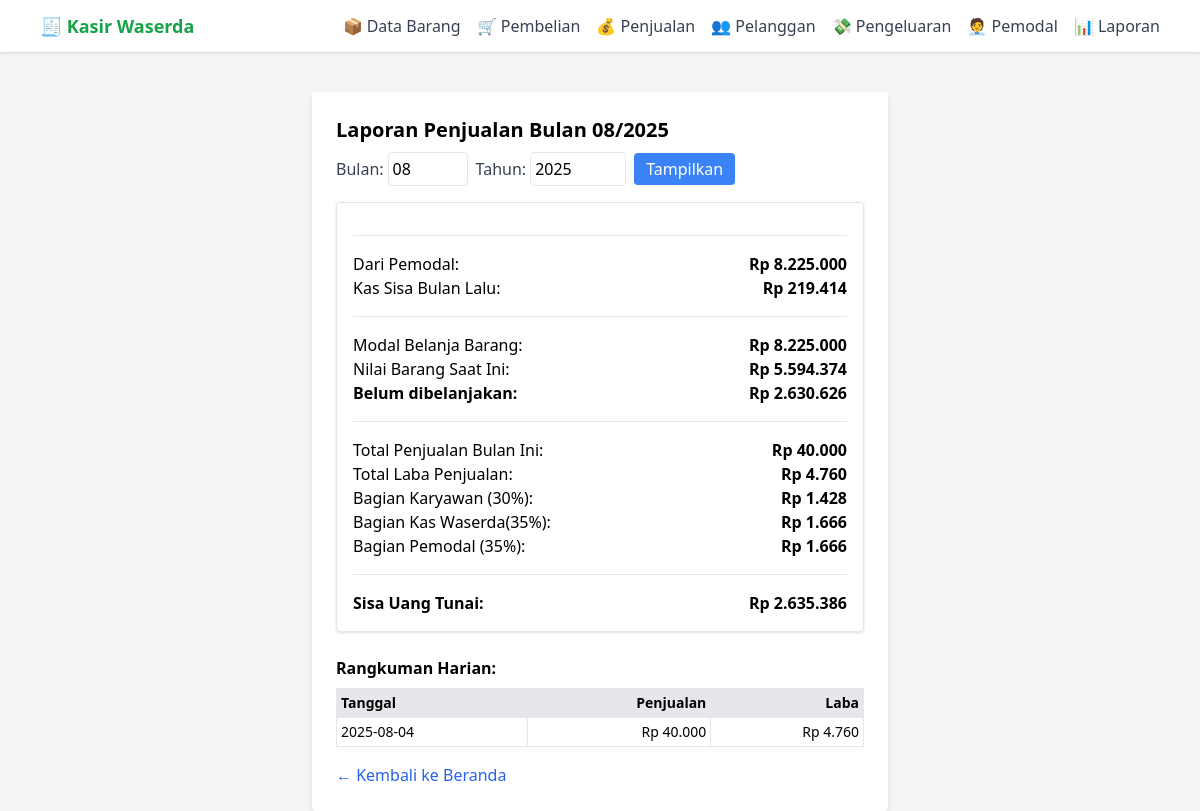
Screenshot of /laporan with the database file from the repository.
### tables this page shows
CREATE TABLE penjualan(id_penjualan TEXT, tanggal TEXT, id_pelanggan TEXT, id_barang TEXT, nama_barang TEXT, jumlah INTEGER, harga_jual INTEGER, total INTEGER, catatan TEXT, hpp_unit INTEGER, laba INTEGER);

### app.py (the view)
@app.route("/laporan")
def laporan():
    import sqlite3
    import datetime
    from collections import defaultdict
    from flask import request, render_template
    conn = sqlite3.connect("pos.db")
    conn.row_factory = sqlite3.Row
    cur = conn.cursor()
    today = datetime.date.today()
    bulan = request.args.get("bulan", f"{today.month:02d}")
    tahun = request.args.get("tahun", str(today.year))
    cur.execute("""
        SELECT * FROM pemodal
        WHERE strftime('%m', tanggal) = ? AND strftime('%Y', tanggal) = ?
    """, (bulan, tahun))
    pemodal_data = cur.fetchall()
    total_modal = sum(row["jumlah"] for row in pemodal_data)
    cur.execute("""
        SELECT * FROM pengeluaran
        WHERE strftime('%m', tanggal) = ? AND strftime('%Y', tanggal) = ?
    """, (bulan, tahun))
    pengeluaran_data = cur.fetchall()
    total_pengeluaran = sum(row["jumlah"] for row in pengeluaran_data)
    cur.execute("""
        SELECT * FROM penjualan
        WHERE strftime('%m', tanggal) = ? AND strftime('%Y', tanggal) = ?
    """, (bulan, tahun))
    penjualan_data = cur.fetchall()
    total_penjualan = 0
    total_laba = 0
    ringkasan_harian = defaultdict(lambda: {"penjualan": 0, "laba": 0})
    for row in penjualan_data:
        tanggal = row["tanggal"]
        total_penjualan += row["total"]
        total_laba += row["laba"]
        ringkasan_harian[tanggal]["penjualan"] += row["total"]
        ringkasan_harian[tanggal]["laba"] += row["laba"]
    cur.execute("SELECT * FROM barang")
    barang_data = cur.fetchall()
    cur.execute("""
        SELECT * FROM pembelian
        WHERE strftime('%m', tanggal) = ? AND strftime('%Y', tanggal) = ?
        ORDER BY tanggal DESC
    """, (bulan, tahun))
    pembelian_data = cur.fetchall()
    harga_beli_terakhir = {}
    for row in pembelian_data:
        idb = row["id_barang"]
        if idb not in harga_beli_terakhir:
            harga_beli_terakhir[idb] = row["harga_beli"]
    kas_manual = 0
    total_nilai_barang = 0
    for row in barang_data:
        idb = row["id_barang"]
        nama = row["nama_barang"].upper()
        stok = row["stok_akhir"]
        harga = harga_beli_terakhir.get(idb, 0)
        subtotal = stok * harga
        if "KAS" in nama:
            kas_manual += subtotal
        else:
            total_nilai_barang += subtotal
    pengeluaran_dari_kas = min(kas_manual, total_pengeluaran)
    pengeluaran_dari_pemodal = total_pengeluaran - pengeluaran_dari_kas
    modal_belanja = total_modal - pengeluaran_dari_pemodal
    sisa_kas1 = modal_belanja - total_nilai_barang
    sisa_kas2 = modal_belanja - total_nilai_barang + total_laba
    bagian_kamu = bagian_kas = bagian_pemodal = 0
    if total_laba > 0:
        bagian_kamu = round(total_laba * 0.30)
        bagian_kas = round(total_laba * 0.35)
        bagian_pemodal = total_laba - bagian_kamu - bagian_kas
    return render_template("laporan.html",
        bulan=bulan,
        tahun=tahun,
        total_modal=total_modal,
        total_pengeluaran=total_pengeluaran,
        pengeluaran_dari_kas=pengeluaran_dari_kas,
        pengeluaran_dari_pemodal=pengeluaran_dari_pemodal,
        modal_belanja=modal_belanja,
        total_nilai_barang=total_nilai_barang,
        total_penjualan=total_penjualan,
        total_laba=total_laba,
        sisa_kas1=sisa_kas1,
        sisa_kas2=sisa_kas2,
        bagian_kamu=bagian_kamu,
        bagian_kas=bagian_kas,
        kas_manual=kas_manual,
        bagian_pemodal=bagian_pemodal,
        ringkasan=sorted(ringkasan_harian.items())
    )

### app.py (called while the page is built)
def format_rupiah(angka):
    return f"Rp {angka:,.0f}".replace(",", ".")

### templates/laporan.html (shortened to what this page needs)
{% extends "base.html" %}
{% block content %}
<h2 class="text-xl font-semibold mb-2">Laporan Penjualan Bulan {{ bulan }}/{{ tahun }}</h2>
<form method="get" class="mb-4 flex flex-wrap items-center gap-2">
    <label class="flex items-center gap-1">
        <span class="text-gray-700">Bulan:</span>
        <input name="bulan" value="{{ bulan }}" class="border p-1 w-20 rounded">
    </label>
    <label class="flex items-center gap-1">
        <span class="text-gray-700">Tahun:</span>
        <input name="tahun" value="{{ tahun }}" class="border p-1 w-24 rounded">
    </label>
    <button class="bg-blue-500 text-white px-3 py-1 rounded hover:bg-blue-600">
        Tampilkan
    </button>
</form>
<div class="bg-white border p-4 rounded shadow">
 <hr class="my-4">
 <div class="flex justify-between">
  <span>Dari Pemodal:</span>
  <span class="font-semibold">{{ total_modal|rupiah }}</span>
</div>
<div class="flex justify-between">
  <span>Kas Sisa Bulan Lalu:</span>
  <span class="font-semibold">{{ kas_manual|rupiah }}</span>
</div>
 <hr class="my-4">
<div class="flex justify-between">
  <span>Modal Belanja Barang:</span>
  <span class="font-semibold">{{ modal_belanja|rupiah }}</span>
</div>
<div class="flex justify-between">
  <span>Nilai Barang Saat Ini:</span>
  <span class="font-semibold">{{ total_nilai_barang|rupiah }}</span>
</div>
<div class="flex justify-between">
  <span><strong>Belum dibelanjakan:</strong></span>
  <span class="font-bold text-black">{{ sisa_kas1|rupiah }}</span>
</div>
<hr class="my-4">
<div class="flex justify-between">
  <span>Total Penjualan Bulan Ini:</span>
  <span class="font-semibold">{{ total_penjualan|rupiah }}</span>
</div>
<div class="flex justify-between">
  <span>Total Laba Penjualan:</span>
  <span class="font-semibold">{{ total_laba|rupiah }}</span>
</div>
{% if total_laba > 0 %}
  <div class="flex justify-between">
    <span>Bagian Karyawan (30%):</span>
    <span class="font-semibold">{{ bagian_kamu|rupiah }}</span>
  </div>
  <div class="flex justify-between">
    <span>Bagian Kas Waserda(35%):</span>
    <span class="font-semibold">{{ bagian_kas|rupiah }}</span>
  </div>
  <div class="flex justify-between">
    <span>Bagian Pemodal (35%):</span>
    <span class="font-semibold">{{ bagian_pemodal|rupiah }}</span>
  </div>
{% else %}
  <div class="text-center text-gray-600 mt-2 italic">
    Tidak ada laba yang dibagikan bulan ini.
  </div>
{% endif %}
<hr class="my-4">
<div class="flex justify-between">
  <span><strong>Sisa Uang Tunai:</strong></span>
  <span class="font-bold text-black">{{ sisa_kas2|rupiah }}</span>
</div>
</div>
<h3 class="mt-6 mb-2 font-semibold">Rangkuman Harian:</h3>
<table class="w-full text-sm border">
    <tr class="bg-gray-200">
        <th class="border p-1 text-left">Tanggal</th>
        <th class="border p-1 text-right">Penjualan</th>
        <th class="border p-1 text-right">Laba</th>
    </tr>
    {% for tgl, data in ringkasan %}
    <tr>
        <td class="border p-1">{{ tgl }}</td>
        <td class="border p-1 text-right">{{ data.penjualan|rupiah }}</td>
        <td class="border p-1 text-right">{{ data.laba|rupiah }}</td>
    </tr>
    {% endfor %}
</table>
<a href="/" class="inline-block mt-4 text-blue-600">← Kembali ke Beranda</a>
{% endblock %}

### rows the page displays
penjualan: tanggal "2025-08-04", penjualan|rupiah "Rp 40.000", laba|rupiah "Rp 4.760"

### other values shown
{{ bulan }} "08"
{{ tahun }} "2025"
{{ total_modal|rupiah }} "Rp 8.225.000"
{{ kas_manual|rupiah }} "Rp 219.414"
{{ modal_belanja|rupiah }} "Rp 8.225.000"
{{ total_nilai_barang|rupiah }} "Rp 5.594.374"
{{ sisa_kas1|rupiah }} "Rp 2.630.626"
{{ total_penjualan|rupiah }} "Rp 40.000"
{{ total_laba|rupiah }} "Rp 4.760"
{{ bagian_kamu|rupiah }} "Rp 1.428"
{{ bagian_kas|rupiah }} "Rp 1.666"
{{ bagian_pemodal|rupiah }} "Rp 1.666"
{{ sisa_kas2|rupiah }} "Rp 2.635.386"
